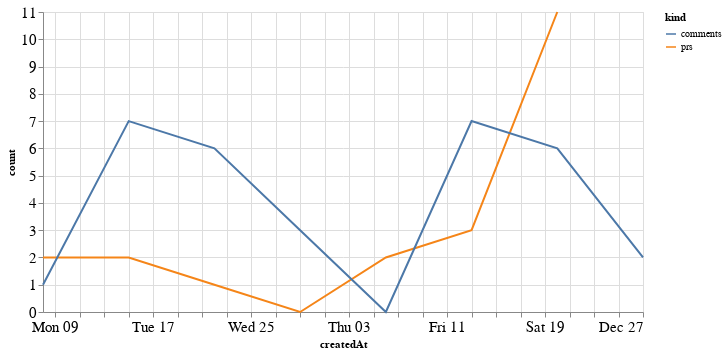

Notebook code cell kept with this figure:
### Code cell
alt.Chart(total_time, width=600).mark_line().encode(
    x='createdAt',
    y='count',
    color='kind'
)

### Figure 1 — Vega-Lite specification as saved in the notebook (floating-point values rounded to 4 significant figures)
{"config": {"axisLeft": {"labelFontSize": 15}, "axisBottom": {"labelFontSize": 15}}, "data": {"name": "data-59fdb1c3b53f8cfd88e25599f4e8f1e1"}, "mark": "line", "encoding": {"color": {"type": "nominal", "field": "kind"}, "x": {"type": "temporal", "field": "createdAt"}, "y": {"type": "quantitative", "field": "count"}}, "width": 600, "$schema": "https://vega.github.io/schema/vega-lite/v4.8.1.json", "datasets": {"data-59fdb1c3b53f8cfd88e25599f4e8f1e1": [{"createdAt": "2020-11-08T00:00:00", "kind": "prs", "count": 2.0}, {"createdAt": "2020-11-15T00:00:00", "kind": "prs", "count": 2.0}, {"createdAt": "2020-11-22T00:00:00", "kind": "prs", "count": 1.0}, {"createdAt": "2020-11-29T00:00:00", "kind": "prs", "count": 0.0}, {"createdAt": "2020-12-06T00:00:00", "kind": "prs", "count": 2.0}, {"createdAt": "2020-12-13T00:00:00", "kind": "prs", "count": 3.0}, {"createdAt": "2020-12-20T00:00:00", "kind": "prs", "count": 11.0}, {"createdAt": "2020-12-27T00:00:00", "kind": "prs", "count": null}, {"createdAt": "2020-11-08T00:00:00", "kind": "comments", "count": 1.0}, {"createdAt": "2020-11-15T00:00:00", "kind": "comments", "count": 7.0}, {"createdAt": "2020-11-22T00:00:00", "kind": "comments", "count": 6.0}, {"createdAt": "2020-11-29T00:00:00", "kind": "comments", "count": 3.0}, {"createdAt": "2020-12-06T00:00:00", "kind": "comments", "count": 0.0}, {"createdAt": "2020-12-13T00:00:00", "kind": "comments", "count": 7.0}, {"createdAt": "2020-12-20T00:00:00", "kind": "comments", "count": 6.0}, {"createdAt": "2020-12-27T00:00:00", "kind": "comments", "count": 2.0}]}}
